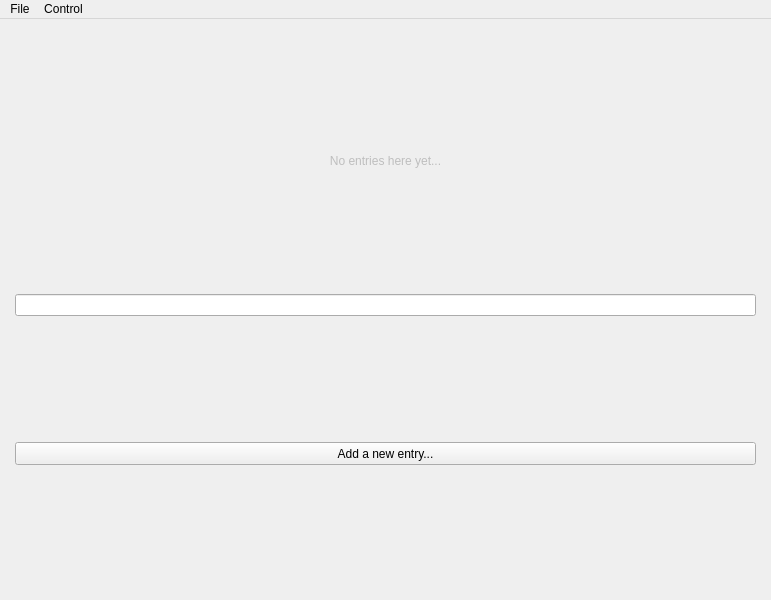
<?xml version="1.0" encoding="UTF-8"?>
<ui version="4.0">
 <class>MainWindow</class>
 <widget class="QMainWindow" name="MainWindow">
  <property name="geometry">
   <rect>
    <x>0</x>
    <y>0</y>
    <width>771</width>
    <height>600</height>
   </rect>
  </property>
  <property name="windowTitle">
   <string>MainWindow</string>
  </property>
  <widget class="QWidget" name="centralwidget">
   <layout class="QHBoxLayout" name="centralLayout">
    <item>
     <widget class="QScrollArea" name="sidePanel">
      <property name="sizePolicy">
       <sizepolicy hsizetype="Preferred" vsizetype="Preferred">
        <horstretch>0</horstretch>
        <verstretch>0</verstretch>
       </sizepolicy>
      </property>
      <property name="minimumSize">
       <size>
        <width>250</width>
        <height>0</height>
       </size>
      </property>
      <property name="baseSize">
       <size>
        <width>250</width>
        <height>0</height>
       </size>
      </property>
      <property name="frameShape">
       <enum>QFrame::NoFrame</enum>
      </property>
      <property name="frameShadow">
       <enum>QFrame::Plain</enum>
      </property>
      <property name="verticalScrollBarPolicy">
       <enum>Qt::ScrollBarAsNeeded</enum>
      </property>
      <property name="widgetResizable">
       <bool>true</bool>
      </property>
      <widget class="QWidget" name="sidePanelContents">
       <property name="geometry">
        <rect>
         <x>0</x>
         <y>0</y>
         <width>753</width>
         <height>561</height>
        </rect>
       </property>
       <property name="sizePolicy">
        <sizepolicy hsizetype="Preferred" vsizetype="Preferred">
         <horstretch>0</horstretch>
         <verstretch>0</verstretch>
        </sizepolicy>
       </property>
       <layout class="QVBoxLayout" name="sidePanelLayout">
        <property name="leftMargin">
         <number>6</number>
        </property>
        <property name="topMargin">
         <number>6</number>
        </property>
        <property name="rightMargin">
         <number>6</number>
        </property>
        <property name="bottomMargin">
         <number>6</number>
        </property>
        <item>
         <widget class="QLabel" name="noEntriesYetItem">
          <property name="enabled">
           <bool>false</bool>
          </property>
          <property name="sizePolicy">
           <sizepolicy hsizetype="Preferred" vsizetype="Fixed">
            <horstretch>0</horstretch>
            <verstretch>0</verstretch>
           </sizepolicy>
          </property>
          <property name="minimumSize">
           <size>
            <width>0</width>
            <height>13</height>
           </size>
          </property>
          <property name="text">
           <string>No entries here yet...</string>
          </property>
          <property name="alignment">
           <set>Qt::AlignCenter</set>
          </property>
         </widget>
        </item>
        <item>
         <widget class="QLineEdit" name="addEntryLine">
          <property name="minimumSize">
           <size>
            <width>0</width>
            <height>20</height>
           </size>
          </property>
         </widget>
        </item>
        <item>
         <widget class="QPushButton" name="addEntryButton">
          <property name="sizePolicy">
           <sizepolicy hsizetype="Expanding" vsizetype="Fixed">
            <horstretch>0</horstretch>
            <verstretch>0</verstretch>
           </sizepolicy>
          </property>
          <property name="minimumSize">
           <size>
            <width>0</width>
            <height>23</height>
           </size>
          </property>
          <property name="baseSize">
           <size>
            <width>256</width>
            <height>0</height>
           </size>
          </property>
          <property name="text">
           <string>Add a new entry...</string>
          </property>
         </widget>
        </item>
       </layout>
      </widget>
     </widget>
    </item>
   </layout>
  </widget>
  <widget class="QMenuBar" name="menubar">
   <property name="geometry">
    <rect>
     <x>0</x>
     <y>0</y>
     <width>771</width>
     <height>21</height>
    </rect>
   </property>
   <widget class="QMenu" name="menuFile">
    <property name="title">
     <string>File</string>
    </property>
    <property name="toolTipsVisible">
     <bool>true</bool>
    </property>
    <addaction name="actionNew"/>
    <addaction name="actionOpen"/>
    <addaction name="separator"/>
    <addaction name="actionSave"/>
    <addaction name="actionSave_as"/>
    <addaction name="separator"/>
    <addaction name="actionExit"/>
   </widget>
   <widget class="QMenu" name="menuControl">
    <property name="title">
     <string>Control</string>
    </property>
    <addaction name="actionEditor_Mode"/>
    <addaction name="actionViewer_Mode"/>
   </widget>
   <addaction name="menuFile"/>
   <addaction name="menuControl"/>
  </widget>
  <action name="actionOpen">
   <property name="text">
    <string>Open...</string>
   </property>
   <property name="toolTip">
    <string>Open notebook</string>
   </property>
  </action>
  <action name="actionSave">
   <property name="text">
    <string>Save</string>
   </property>
   <property name="toolTip">
    <string>Save current notebook</string>
   </property>
   <property name="shortcut">
    <string>Ctrl+S</string>
   </property>
  </action>
  <action name="actionSave_as">
   <property name="text">
    <string>Save as...</string>
   </property>
   <property name="toolTip">
    <string>Save current notebook in a new file</string>
   </property>
  </action>
  <action name="actionExit">
   <property name="text">
    <string>Exit</string>
   </property>
   <property name="toolTip">
    <string>Exit application</string>
   </property>
   <property name="statusTip">
    <string/>
   </property>
  </action>
  <action name="actionEditor_Mode">
   <property name="checkable">
    <bool>false</bool>
   </property>
   <property name="text">
    <string>Editor Mode</string>
   </property>
  </action>
  <action name="actionNew">
   <property name="text">
    <string>New...</string>
   </property>
   <property name="toolTip">
    <string>Create a new notebook</string>
   </property>
  </action>
  <action name="actionViewer_Mode">
   <property name="enabled">
    <bool>false</bool>
   </property>
   <property name="text">
    <string>Viewer Mode</string>
   </property>
   <property name="visible">
    <bool>false</bool>
   </property>
  </action>
 </widget>
 <resources/>
 <connections/>
</ui>
